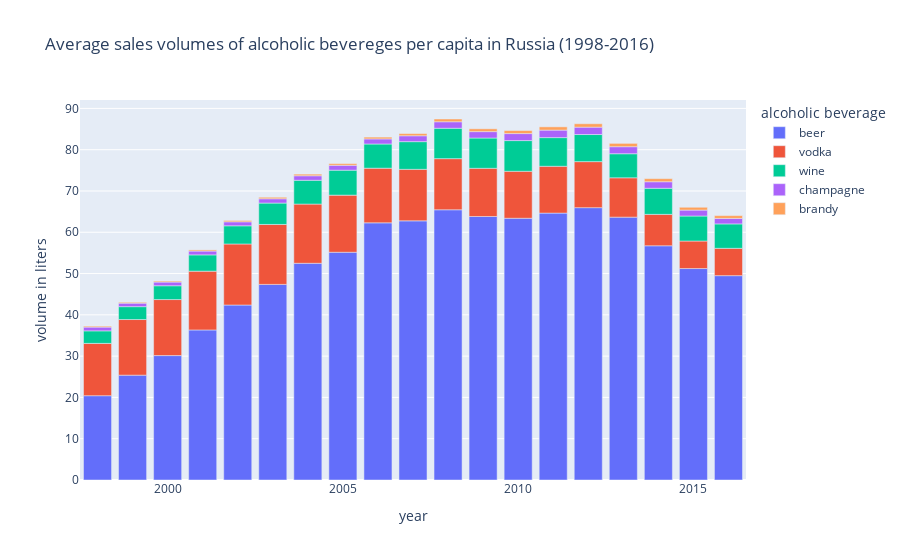

Source (notebook cell):
### Markdown cell above
### 3.1 What kinds of alcohol beverages are consumed in Russia over the observed time period?

### Code cell
fig = px.bar(df_data, x=df_data.index, y=drink_cat, 
             title="Average sales volumes of alcoholic bevereges per capita in Russia (1998-2016)", 
            labels={"value":"volume in liters", "variable":"alcoholic beverage"})
fig.show()

### Figure 1 — Plotly figure (JSON) as saved in the notebook; plotly's stock layout.template omitted (floating-point values rounded to 4 significant figures)
{"data": [{"alignmentgroup": "True", "hovertemplate": "alcoholic beverage=beer<br>year=%{x}<br>volume in liters=%{y}<extra></extra>", "legendgroup": "beer", "marker": {"color": "#636efa", "pattern": {"shape": ""}}, "name": "beer", "offsetgroup": "beer", "orientation": "v", "showlegend": true, "textposition": "auto", "type": "bar", "x": [1998, 1999, 2000, 2001, 2002, 2003, 2004, 2005, 2006, 2007, 2008, 2009, 2010, 2011, 2012, 2013, 2014, 2015, 2016], "xaxis": "x", "y": [20.42, 25.4, 30.13, 36.34, 42.38, 47.37, 52.49, 55.16, 62.29, 62.76, 65.45, 63.82, 63.39, 64.64, 65.96, 63.67, 56.73, 51.21, 49.49], "yaxis": "y"}, {"alignmentgroup": "True", "hovertemplate": "alcoholic beverage=vodka<br>year=%{x}<br>volume in liters=%{y}<extra></extra>", "legendgroup": "vodka", "marker": {"color": "#EF553B", "pattern": {"shape": ""}}, "name": "vodka", "offsetgroup": "vodka", "orientation": "v", "showlegend": true, "textposition": "auto", "type": "bar", "x": [1998, 1999, 2000, 2001, 2002, 2003, 2004, 2005, 2006, 2007, 2008, 2009, 2010, 2011, 2012, 2013, 2014, 2015, 2016], "xaxis": "x", "y": [12.67, 13.47, 13.57, 14.24, 14.79, 14.52, 14.33, 13.83, 13.24, 12.48, 12.38, 11.67, 11.38, 11.34, 11.14, 9.528, 7.606, 6.667, 6.625], "yaxis": "y"}, {"alignmentgroup": "True", "hovertemplate": "alcoholic beverage=wine<br>year=%{x}<br>volume in liters=%{y}<extra></extra>", "legendgroup": "wine", "marker": {"color": "#00cc96", "pattern": {"shape": ""}}, "name": "wine", "offsetgroup": "wine", "orientation": "v", "showlegend": true, "textposition": "auto", "type": "bar", "x": [1998, 1999, 2000, 2001, 2002, 2003, 2004, 2005, 2006, 2007, 2008, 2009, 2010, 2011, 2012, 2013, 2014, 2015, 2016], "xaxis": "x", "y": [3.03, 3.121, 3.343, 3.938, 4.402, 5.184, 5.768, 6.042, 5.857, 6.704, 7.365, 7.337, 7.435, 6.939, 6.567, 5.825, 6.319, 6.053, 5.91], "yaxis": "y"}, {"alignmentgroup": "True", "hovertemplate": "alcoholic beverage=champagne<br>year=%{x}<br>volume in liters=%{y}<extra></extra>", "legendgroup": "champagne", "marker": {"color": "#ab63fa", "pattern": {"shape": ""}}, "name": "champagne", "offsetgroup": "champagne", "orientation": "v", "showlegend": true, "textposition": "auto", "type": "bar", "x": [1998, 1999, 2000, 2001, 2002, 2003, 2004, 2005, 2006, 2007, 2008, 2009, 2010, 2011, 2012, 2013, 2014, 2015, 2016], "xaxis": "x", "y": [0.9136, 0.8469, 0.8926, 0.9317, 0.9671, 1.035, 1.094, 1.185, 1.231, 1.422, 1.57, 1.548, 1.696, 1.818, 1.783, 1.706, 1.584, 1.44, 1.335], "yaxis": "y"}, {"alignmentgroup": "True", "hovertemplate": "alcoholic beverage=brandy<br>year=%{x}<br>volume in liters=%{y}<extra></extra>", "legendgroup": "brandy", "marker": {"color": "#FFA15A", "pattern": {"shape": ""}}, "name": "brandy", "offsetgroup": "brandy", "orientation": "v", "showlegend": true, "textposition": "auto", "type": "bar", "x": [1998, 1999, 2000, 2001, 2002, 2003, 2004, 2005, 2006, 2007, 2008, 2009, 2010, 2011, 2012, 2013, 2014, 2015, 2016], "xaxis": "x", "y": [0.2289, 0.2109, 0.2337, 0.2756, 0.3207, 0.3634, 0.3927, 0.4111, 0.437, 0.5346, 0.6704, 0.6827, 0.7346, 0.7873, 0.8284, 0.8025, 0.747, 0.6771, 0.6711], "yaxis": "y"}], "layout": {"barmode": "relative", "legend": {"title": {"text": "alcoholic beverage"}, "tracegroupgap": 0}, "title": {"text": "Average sales volumes of alcoholic bevereges per capita in Russia (1998-2016)"}, "xaxis": {"anchor": "y", "domain": [0, 1], "title": {"text": "year"}}, "yaxis": {"anchor": "x", "domain": [0, 1], "title": {"text": "volume in liters"}}}}
